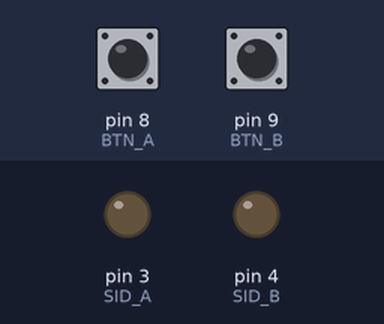
A sketch run on a simulated Arduino Uno, built with avr-gcc and run on an emulated ATmega328P. Shown: output pins drawn as LEDs (lit = HIGH). The inputs (shaded band) are chosen by the test bench; at power-on: pin 8 (BTN_A) HIGH, pin 9 (BTN_B) HIGH.

Above: at 1.2 s.
1.3 s: pin 8 (BTN_A) pulled LOW for 0.15 s
At 1.37 s:
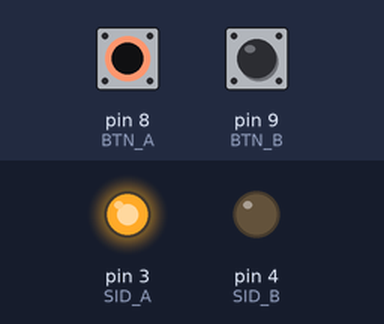
2.9 s: pin 9 (BTN_B) pulled LOW for 0.15 s
At 2.97 s:
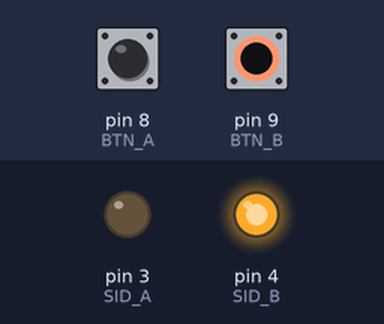
4.5 s: pin 9 (BTN_B) pulled LOW for 3.2 s
At 8.3 s:
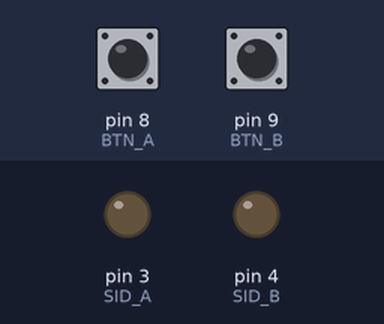
9.2 s: pin 8 (BTN_A) pulled LOW for 3.2 s
At 9.5 s:
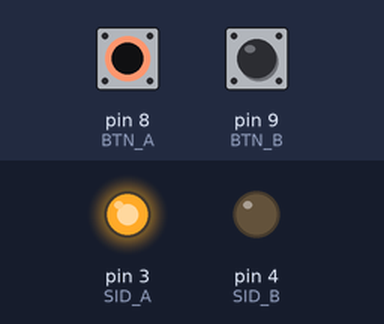
13.9 s: pin 8 (BTN_A) driven LOW and pin 9 (BTN_B) driven LOW
At 14.2 s:
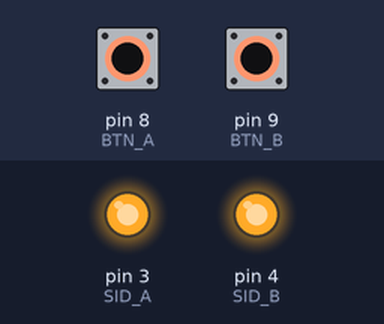
Timing chart, 0 to 16.4 s (numbered marks = the images above; inputs shaded):
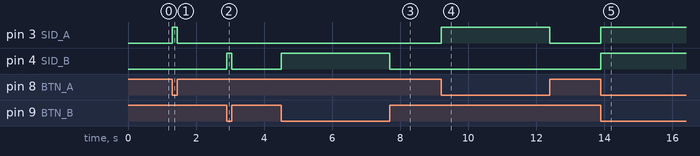

Measured:
- after the input at 1.3 s, pin 3 (SID_A): LOW → HIGH at once, → LOW 0.15 s later
- after the input at 2.9 s, pin 4 (SID_B): LOW → HIGH at once, → LOW 0.15 s later
- after the input at 4.5 s, pin 4 (SID_B): LOW → HIGH at once, → LOW 3.2 s later
- after the input at 9.2 s, pin 3 (SID_A): LOW → HIGH at once, → LOW 3.2 s later
- after the input at 13.9 s, pin 3 (SID_A), pin 4 (SID_B): LOW → HIGH at once

The sketch:

aula06.ino
```cpp
const int SID_A = 3,
          SID_B = 4,
          BTN_A = 8,
          BTN_B = 9;

// Setup dos canais (relay e botão)
void setup() {
  pinMode(SID_A, OUTPUT);
  pinMode(SID_B, OUTPUT);
  pinMode(BTN_A, INPUT);
  pinMode(BTN_B, INPUT);
}

// Reseta os estados dos canais
void reset() {
  digitalWrite(SID_A, HIGH);
  digitalWrite(SID_B, HIGH);
}

// Inverte os estados dos canais
void invert(int port1, int port2) {
  digitalWrite(port1, HIGH);
  digitalWrite(port2, LOW);
}

// Prática com relay e motor:
// O objetivo é fazer girar o motor para esquerda
// ou direita, através de um botão.
// Com os dois botões ativados ou desativados,
// o movimento do motor trava.
void loop() {
  digitalWrite(SID_A, !digitalRead(BTN_A));
  digitalWrite(SID_B, !digitalRead(BTN_B));
}
```
